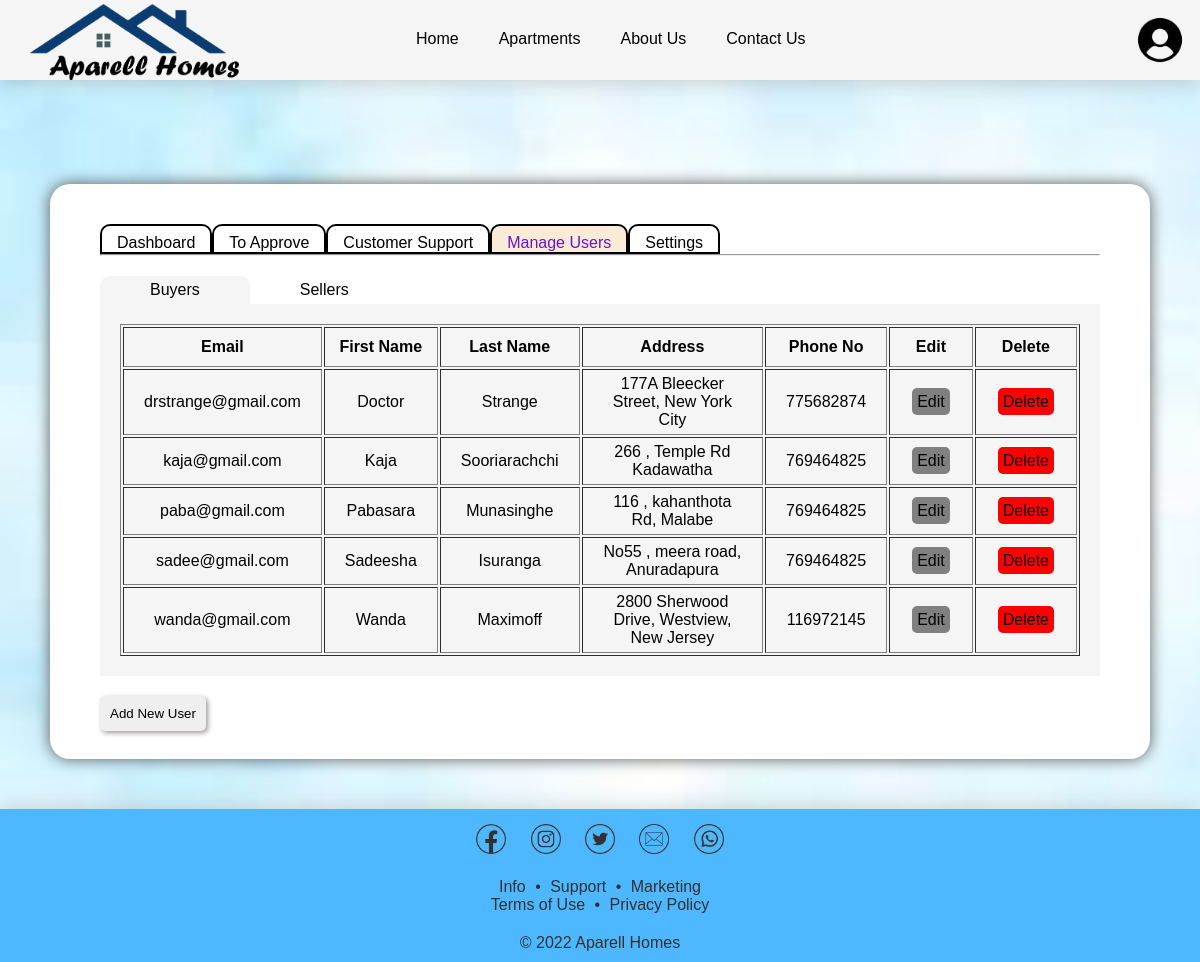
The app's page /ManageUsers.php (signed in) with its own data.
### tables this page shows
CREATE TABLE `users` (
  `email` varchar(250) NOT NULL,
  `fName` varchar(200) NOT NULL,
  `lName` varchar(200) NOT NULL,
  `addrs` varchar(500) DEFAULT NULL,
  `accType` varchar(10) NOT NULL,
  `phoneNo` int(11) NOT NULL,
  `password` varchar(20) NOT NULL,
  `profile` varchar(100) NOT NULL DEFAULT 'images/user.png'
);

### checkAccTypeStaff.php (called while the page is built, shortened)
<?php
if(isset($_SESSION['LoginStat'])){
    if($_SESSION['LoginStat'] == true){
        if($_SESSION['SellerSignedIn'] == true){
            echo "<script>
                    alert('Please login as a seller!');
                    window.location.replace('sellerDash.php');
                </script>";
        }
        elseif($_SESSION['BuyerSignedIn'] == true){
            echo "<script>
                    alert('Please login as a buyer!');
                    window.location.replace('buyerDash.php');
                </script>";
        }
        elseif($_SESSION['StaffSignedIn'] != true){
            echo "<script>
                    alert('Please login to proceed!');
                    window.location.replace('loginHTML.php');
                </script>";
        }
        else{
            $dp = $_SESSION['profile'];
        }
    }
    else{
        echo "<script>
                        alert('Please login to proceed!');
                        window.location.replace('loginHTML.php');
                    </script>";
    }
}
else{
    echo "<script>
                    alert('Please login to proceed!');
                    window.location.replace('loginHTML.php');
                </script>";
}
?>

### ManageUsers.php (the view, shortened to what this page needs)
<?php
    include_once 'config.php';
?>
<?php
require "checkAccTypeStaff.php";
?>
<!DOCTYPE html>
<html>
    <head>
        <link rel="stylesheet" href="style/dashStyle.css" id="stylesheet">
    </head>
    <body>
        <nav>
            <a href="index.php"><img src="images/Logo(light).png" id="logo" alt="logo"></a>
            <ul>
                <li><a href="index.php"><font class="hov">Home</font></a></li>
                <li><a href="searchApartment.php"><font class="hov">Apartments</font></a></li>
                <li><a href="aboutus.html"><font class="hov">About Us</font></a></li>
                <li><a href="contactUs.php" ><font class="hov">Contact Us</font></a></li>
            </ul>
            <div id="profile">
                <img src="<?php echo $dp ?>" height="50px" alt="profile" style="border-radius:50%";>
            </div>
        </nav>
<br><br><br>
        <section>
            <nav>
                <ul>
                    <li><a href="staffDash.php" class="hover">Dashboard</a></li>
                    <li><a href="toApprove.php" class="hover">To Approve</a></li>
                    <li><a href="messages.php" class="hover">Customer Support</a></li>
                    <li><a href="manageUsers.php" class="hover activeNav">Manage Users</a></li>
                    <li><a href="staffsettings.php" class="hover">Settings</a></li>
                </ul>
            </nav>
            <hr>
            <nav id="nav2">
                <ul>
                    <li class="userType typeActive" onclick="changeTbl('buy')" id="buyli">Buyers</li>
                    <li class="userType" onclick="changeTbl('sell')" id="sellli">Sellers</li>
                </ul>
            </nav>
            <center>
                <div id="Buyers" class="tbldiv">
                    <table class="Tbl" border=1>
                        <tr>
                            <th>Email</th>
                            <th>First Name</th>
                            <th>Last Name</th>
                            <th>Address</th>
                            <th>Phone No</th>
                            <th>Edit</th>
                            <th>Delete</th>
                        </tr>
                        <?php
                            $sql1 = "SELECT * FROM users WHERE accType = 'buyer' ORDER BY fName";
                            $result1 = $conn->query($sql1);
                            if($result1->num_rows>0){
                                while($row1 = $result1->fetch_assoc()){
                                    $email = $row1['email'];
                                    $fname = $row1['fName'];
                                    $lname = $row1['lName'];
                                    $addrs = $row1['addrs'];
                                    $phone = $row1['phoneNo'];
                                    echo"<tr>
                                            <td>$email</td>
                                            <td>$fname</td>
                                            <td>$lname</td>
                                            <td>$addrs</td>
                                            <td>$phone</td>
                                            <td><a href='editAcc.php?email=$email &accType=buyer' style='padding:5px; text-decoration:none; background-color:gray; color:black; border-radius:5px; margin:2px; width:40px;' >Edit</a></td>
                                            <td><a href='deleteAcc.php?email=$email &accType=buyer' style='padding:5px; text-decoration:none; background-color:red; color:black;border-radius:5px; margin:2px;'>Delete</a></td>
                                         </tr>";
                                }
                            }
                            else{
                                echo"<script>document.getElementById('buyAccNull').style.display = 'table-row';</script>";
                            }
                        ?>
                    </table>
                </div>
            </center>
            <a href="newUser.php"><button style="width:auto; padding: 10px; border-radius: 5px; margin:20px 0px 10px 50px; margin-left:50px;">Add New User</button></a>
            <br><br>
        </section>
        <footer>
            <center>
                <div id="icons">
                    <a href="https://www.facebook.com/profile.php?id=100086685492601" target="_blank"><img src="images/facebook.png" width="30px"></a>
                    <a href="https://www.instagram.com/aparellhomes/" target="_blank"><img src="images/instagram.png" width="30px"></a>
                    <a href="https://twitter.com/AparellHomes" target="_blank"><img src="images/twitter.png" width="30px"></a>
                    <a href="mailto: aparellhomes@gmail.com"><img src="images/mail.png" width="30px"></a>
                    <a href="https://wa.me/0740276949" target="_blank"><img src="images/whatsapp.png" width="30px"></a>
                </div>
                <div id="links">
                    <a href="aboutus.html">Info</a> &#x2022 <a href="contactUs.php">Support</a> &#x2022 <a href="contactUs.php">Marketing</a><br>
                    <a href="terms.html">Terms of Use</a> &#x2022 <a href="privacy.html">Privacy Policy</a>
                </div>
                <div id="cpyryt">
                    &#x00A9 2022 Aparell Homes
                </div>
            </center>
        </footer>
    </body>
</html>

### style/dashStyle.css (style rules this page uses)
body { margin:0px; font-family: "Poppins", sans-serif; background-image: url("../images/dashBg.jpeg"); background-repeat: no-repeat; background-size: cover; }
nav { position:sticky; top:0; background-color:whitesmoke; height: 80px; box-shadow: 0px 3px 20px 1px #84818154; z-index: 1; }
#logo { height:80px; margin-left: 30px; display: inline-block; }
ul { list-style-type: none; margin:0px; padding: 0px; overflow:hidden; display: inline-block; position: absolute; left: 33%; }
li { float:left; }
li a { font-family:Verdana, Geneva, Tahoma, sans-serif; text-decoration: none; display:block; font-size:medium; color:black; padding: 30px 20px; }
.hov { border-bottom: 0px solid black; width: 100%; }
#buyli,#sellli { cursor: pointer; }
#profile { margin: 15px; float: right; display: block; }
hr { width: 90%; }
button { width: 80%; padding: 15px 0px; margin-top: 40px; border: none; border-radius: 10px; font-family: "Poppins", sans-serif; cursor: pointer; box-shadow: 2px 2px 5px 0px #9e9999; }
section { border: 0; margin: 50px; background: white; border-radius: 20px; box-shadow: 0 0 15px 0px #5c5c5c; }
section nav { box-shadow: none; height: 50px; background: transparent; position: relative; z-index: 0; padding-top: 20px; }
section ul { left: initial; margin-left: 50px; }
section hr { margin-top: 0px; background: black; width: initial; margin: 0 50px; }
section li a { padding: 8px 15px 0px 15px; margin-top: 20px; border: 2px solid black; border-top-left-radius: 10px; border-top-right-radius: 10px; }
.hover { background:white; }
.activeNav { color: #6614d2; background: antiquewhite; }
#nav2 { height:28px !important; }
.userType { padding: 5px 50px; background : white; border-top-left-radius:10px; border-top-right-radius:10px; }
.typeActive { background:whitesmoke; }
.tbldiv { background:whitesmoke; margin: 0px 50px; padding:20px; overflow: overlay; }
table { width:100%; text-align:center; }
th,td { padding: 5px 20px; }
th { padding: 10px; }
footer { background-color: #4db8ff; width: 100%; color: #323031; box-shadow: 0 -2px 20px 0px #8080804d; }
footer div { padding: 10px 0px; }
#icons img { margin: 5px 10px 0px 10px; }
#links a { padding: 0px 5px; text-decoration: none; color: inherit; }
#cpyryt { font-weight: 400; }

### records on screen
users: email "drstrange@gmail.com", fName "Doctor", lName "Strange", addrs "177A Bleecker Street, New York City", phoneNo "775682874"
users: email "kaja@gmail.com", fName "Kaja", lName "Sooriarachchi", addrs "266 , Temple Rd Kadawatha", phoneNo "769464825"
users: email "paba@gmail.com", fName "Pabasara", lName "Munasinghe", addrs "116 , kahanthota Rd, Malabe", phoneNo "769464825"
users: email "sadee@gmail.com", fName "Sadeesha", lName "Isuranga", addrs "No55 , meera road, Anuradapura", phoneNo "769464825"
users: email "wanda@gmail.com", fName "Wanda", lName "Maximoff", addrs "2800 Sherwood Drive, Westview, New Jersey", phoneNo "116972145"
